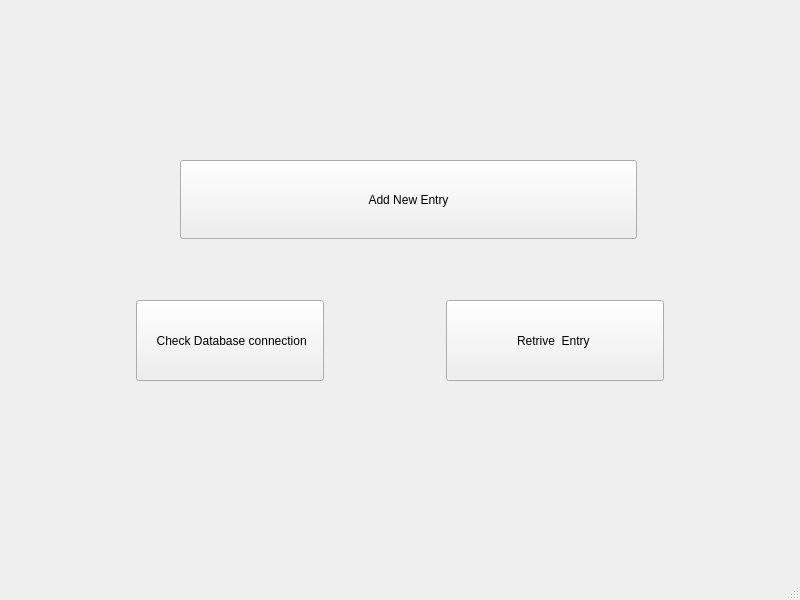
<?xml version="1.0" encoding="UTF-8"?>
<ui version="4.0">
 <class>MainWindow</class>
 <widget class="QMainWindow" name="MainWindow">
  <property name="geometry">
   <rect>
    <x>0</x>
    <y>0</y>
    <width>800</width>
    <height>600</height>
   </rect>
  </property>
  <property name="windowTitle">
   <string>MainWindow</string>
  </property>
  <widget class="QWidget" name="centralwidget">
   <widget class="QPushButton" name="pushButton_2">
    <property name="geometry">
     <rect>
      <x>180</x>
      <y>160</y>
      <width>457</width>
      <height>79</height>
     </rect>
    </property>
    <property name="sizePolicy">
     <sizepolicy hsizetype="Preferred" vsizetype="Preferred">
      <horstretch>0</horstretch>
      <verstretch>0</verstretch>
     </sizepolicy>
    </property>
    <property name="text">
     <string>Add New Entry</string>
    </property>
   </widget>
   <widget class="QWidget" name="">
    <property name="geometry">
     <rect>
      <x>20</x>
      <y>300</y>
      <width>761</width>
      <height>81</height>
     </rect>
    </property>
    <layout class="QHBoxLayout" name="horizontalLayout">
     <item>
      <widget class="QPushButton" name="pushButton">
       <property name="sizePolicy">
        <sizepolicy hsizetype="Fixed" vsizetype="Preferred">
         <horstretch>0</horstretch>
         <verstretch>0</verstretch>
        </sizepolicy>
       </property>
       <property name="text">
        <string>     Check Database connection    </string>
       </property>
      </widget>
     </item>
     <item>
      <widget class="QPushButton" name="pushButton_3">
       <property name="sizePolicy">
        <sizepolicy hsizetype="Fixed" vsizetype="Preferred">
         <horstretch>0</horstretch>
         <verstretch>0</verstretch>
        </sizepolicy>
       </property>
       <property name="text">
        <string>                    Retrive  Entry                     </string>
       </property>
      </widget>
     </item>
    </layout>
   </widget>
  </widget>
  <widget class="QMenuBar" name="menubar">
   <property name="geometry">
    <rect>
     <x>0</x>
     <y>0</y>
     <width>800</width>
     <height>25</height>
    </rect>
   </property>
  </widget>
  <widget class="QStatusBar" name="statusbar"/>
 </widget>
 <resources/>
 <connections/>
</ui>
